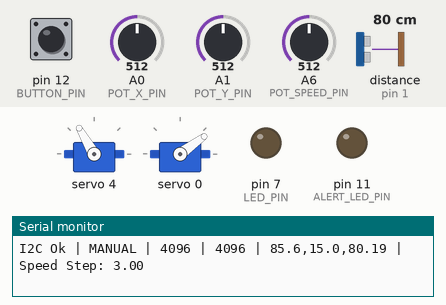
A program run on a simulated Teensy 3. Parts: 2 × servo, output pins drawn as LEDs (lit = HIGH), the last lines printed to the serial monitor. Wiring (inferred from the names in the program): ultrasonic range finder: trigger pin 3; echo pin 1. The test bench sets the inputs (shaded band); at power-on: pin 12 (BUTTON_PIN) HIGH, distance to the obstacle (sensor on pin 1) 80 cm, A0 (POT_X_PIN) = 512, A1 (POT_Y_PIN) = 512, A6 (POT_SPEED_PIN) = 512 (analog values on the 0–1023 scale). The echo pulse lasts 58.3 µs per cm; pins used as bus, display or sensor lines are not drawn.

Above: at 1.2 s.
1.3 s: pin 12 (BUTTON_PIN) pulled LOW for 0.15 s
At 1.46 s:
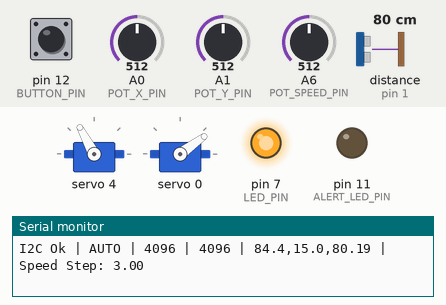
4.3 s: distance to the obstacle (sensor on pin 1) set to 250 cm
7.3 s: A0 (POT_X_PIN) set to 117
10.3 s: A1 (POT_Y_PIN) set to 716
At 11.55 s:
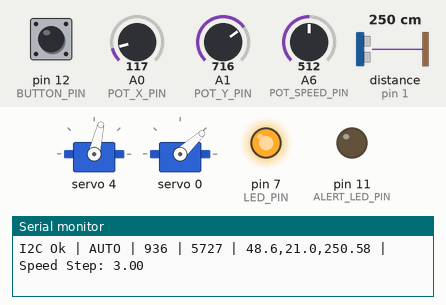
13.3 s: pin 12 (BUTTON_PIN) pulled LOW for 1 s
At 15.2 s:
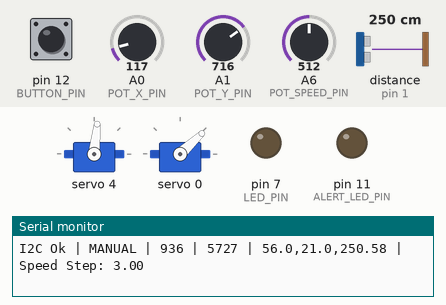
16.3 s: A0 (POT_X_PIN) set to 30
At 17.1 s:
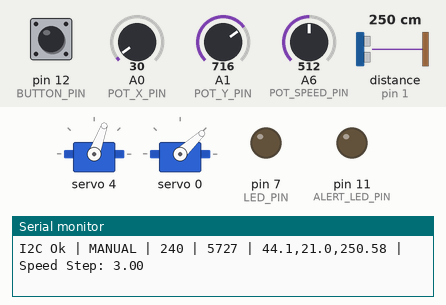
Timing chart, 0 to 19.1 s (numbered marks = the images above; inputs shaded):
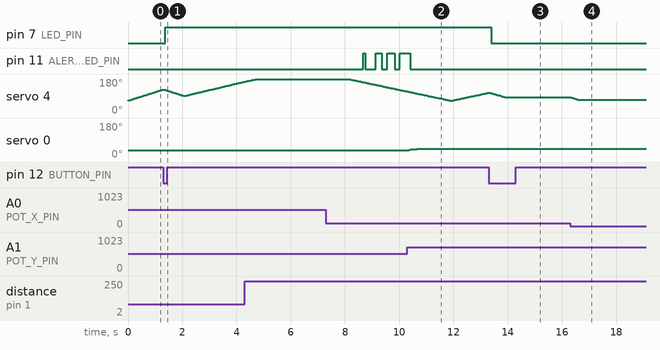

The program:

main.cpp
```cpp
/* libraries */
#include <Arduino.h>
#include <Wire.h>
#include <Adafruit_PWMServoDriver.h>
#include <algorithm> // std::min
#include <cstring>   // std::strcmp
#include <cmath>     // fabsf, round

/* constants */
// PWM for servos
constexpr uint16_t SERVO_MIN_PULSE = 150;
constexpr uint16_t SERVO_MAX_PULSE = 600;

// angle limits
constexpr double LIMIT_X_MIN_ANGLE = 40.0;
constexpr double LIMIT_X_MAX_ANGLE = 180.0;
constexpr double LIMIT_Y_MIN_ANGLE = 0.0;
constexpr double LIMIT_Y_MAX_ANGLE = 30.0;

// PCA9685 channels
constexpr uint8_t SERVO_X_CHANNEL = 4;
constexpr uint8_t SERVO_Y_CHANNEL = 0;

// pins
constexpr uint8_t LED_PIN = 7;
constexpr uint8_t ALERT_LED_PIN = 11; // object-detected indicator
constexpr uint8_t BUTTON_PIN = 12;
constexpr uint8_t TRIG_PIN = 3;
constexpr uint8_t ECHO_PIN = 1;
constexpr uint8_t POT_X_PIN = 14;
constexpr uint8_t POT_Y_PIN = 15;
constexpr uint8_t POT_SPEED_PIN = 20;

// button logic levels
constexpr int NOT_PRESSED = HIGH;
constexpr int PRESSED = LOW;

// EMA filter & distance timing
constexpr float FILTER_WEIGHT = 0.30f;
constexpr unsigned long DISTANCE_INTERVAL = 60UL; // ms

// Teensy 13-bit ADC full scale (0–8191)
constexpr float ADC_FULL_SCALE = 8191.0f;

// speed step range
constexpr float MAX_STEP_MIN = 1.0f;
constexpr float MAX_STEP_MAX = 5.0f;

// HC-SR04
constexpr unsigned long ECHO_TIMEOUT_US = 30000UL;
constexpr float NO_ECHO_SENTINEL = -1.0f;

// fixed environment values for speed-of-sound
constexpr float DEFAULT_TEMPERATURE_C = 20.0f;
constexpr float DEFAULT_HUMIDITY_RH = 50.0f;

// ─────────────────────────────────────────────────────────────────────────────
//  CHANGE-DETECTION GRID
//
//  Each (pan, tilt) angle pair is rounded to the nearest 1.0° and used as
//  the grid key.  The grid stores one float distance per cell.  When a new
//  valid reading arrives at a cell that already has a baseline:
//    • if |new − stored| ≥ CHANGE_THRESHOLD_CM  → alert LED turns on
//    • otherwise the alert LED turns off immediately
//    • the stored value is always updated to the latest reading
//
//  Angle rounding is ONLY used for the grid lookup.  The servo pulse writes
//  always use full-precision floats so motion quality is unaffected.
// ─────────────────────────────────────────────────────────────────────────────

// Distance change required to trigger the alert (cm)
constexpr float CHANGE_THRESHOLD_CM = 25.0f;

// Angular resolution of each grid cell (degrees).
constexpr float CELL_DEG = 1.0f;

// Grid dimensions derived from angle ranges and cell size
constexpr int GRID_X = static_cast<int>((LIMIT_X_MAX_ANGLE - LIMIT_X_MIN_ANGLE) / CELL_DEG) + 1;
constexpr int GRID_Y = static_cast<int>((LIMIT_Y_MAX_ANGLE - LIMIT_Y_MIN_ANGLE) / CELL_DEG) + 1;

// Sentinel meaning "no reading stored yet for this cell"
constexpr float CELL_EMPTY = -1.0f;

// ─────────────────────────────────────────────────────────────────────────────
//  MUTABLE RUNTIME STATE
// ─────────────────────────────────────────────────────────────────────────────
struct State
{
    // Potentiometer raw & filtered values
    int raw_pot_x{0};
    int raw_pot_y{0};
    float filtered_pot_x{4096.0f};
    float filtered_pot_y{4096.0f};
    float filtered_pot_speed{4096.0f};

    // Servo pulse positions (float for sub-step smoothing)
    float current_pulse_x{0.0f};
    float current_pulse_y{0.0f};

    // Target angles — kept for telemetry only, not used for grid lookup
    double current_angle_x{40.0};
    double current_angle_y{15.0};

    // Derived speed step
    float max_step{MAX_STEP_MIN};

    // Button
    int button_state{NOT_PRESSED};
    int prev_button_state{NOT_PRESSED};

    // Auto-pan state
    bool auto_pan_active{false};
    double auto_pan_angle{LIMIT_X_MIN_ANGLE};
    int auto_pan_direction{1};
    double auto_pan_step_deg{1.5};

    // Distance (cm); NO_ECHO_SENTINEL when no valid echo
    float global_distance{NO_ECHO_SENTINEL};

    // Timing
    unsigned long last_distance_time{0UL};

    // ── Change-detection grid ───────────────────────────────────────────────
    float cell_dist[GRID_Y][GRID_X];

    State()
    {
        for (int j = 0; j < GRID_Y; ++j)
            for (int i = 0; i < GRID_X; ++i)
                cell_dist[j][i] = CELL_EMPTY;
    }
};

// ─────────────────────────────────────────────────────────────────────────────
//  GLOBALS
// ─────────────────────────────────────────────────────────────────────────────
static Adafruit_PWMServoDriver pwm;
static State g;

// ─────────────────────────────────────────────────────────────────────────────
//  FORWARD DECLARATIONS
// ─────────────────────────────────────────────────────────────────────────────
static double angleToPulse(double angle);
static double pulseToAngle(float pulse);
static void servo_function(State &s);
static void servo_auto_pan(State &s);
static float read_distance();
static void update_inputs_and_filters(State &s);
static void print_system_status(const State &s, const char *mode);
static bool i2c_check();
static void update_change_detection(State &s, float dist_cm);

// ─────────────────────────────────────────────────────────────────────────────
//  setup()
// ─────────────────────────────────────────────────────────────────────────────
void setup()
{
    Serial.begin(9600);

    pinMode(LED_PIN, OUTPUT);
    pinMode(ALERT_LED_PIN, OUTPUT);
    pinMode(BUTTON_PIN, INPUT_PULLUP);
    pinMode(TRIG_PIN, OUTPUT);
    pinMode(ECHO_PIN, INPUT);
    pinMode(POT_X_PIN, INPUT);
    pinMode(POT_Y_PIN, INPUT);
    pinMode(POT_SPEED_PIN, INPUT);

    analogReadResolution(13); // 0–8191

    Wire.begin();
    pwm.begin();
    pwm.setPWMFreq(50);

    constexpr float START_ANGLE_X = 40.0f;
    constexpr float START_ANGLE_Y = 15.0f;

    g.current_pulse_x = static_cast<float>(angleToPulse(START_ANGLE_X));
    g.current_pulse_y = static_cast<float>(angleToPulse(START_ANGLE_Y));

    pwm.setPWM(SERVO_X_CHANNEL, 0, static_cast<uint16_t>(g.current_pulse_x));
    pwm.setPWM(SERVO_Y_CHANNEL, 0, static_cast<uint16_t>(g.current_pulse_y));

    delay(1);
}

// ─────────────────────────────────────────────────────────────────────────────
//  loop()
// ─────────────────────────────────────────────────────────────────────────────
void loop()
{
    const bool device_found = i2c_check();

    Serial.print("I2C ");
    Serial.print(device_found ? "Ok | " : "Fail | ");

    g.button_state = digitalRead(BUTTON_PIN);

    // Toggle auto-pan on rising edge
    if (g.button_state == PRESSED && g.prev_button_state == NOT_PRESSED)
    {
        g.auto_pan_active = !g.auto_pan_active;
        if (g.auto_pan_active)
        {
            g.auto_pan_angle = LIMIT_X_MIN_ANGLE;
            g.auto_pan_direction = 1;
        }
        delay(50); // debounce
    }

    update_inputs_and_filters(g);

    // Non-blocking distance sample
    if (millis() - g.last_distance_time >= DISTANCE_INTERVAL)
    {
        g.global_distance = read_distance();
        g.last_distance_time = millis();

        if (g.global_distance > 0.0f)
            update_change_detection(g, g.global_distance);
    }

    if (g.auto_pan_active)
    {
        servo_auto_pan(g);
        print_system_status(g, "AUTO");
        digitalWrite(LED_PIN, HIGH);
    }
    else
    {
        servo_function(g);
        print_system_status(g, "MANUAL");
        digitalWrite(LED_PIN, LOW);
    }

    g.prev_button_state = g.button_state;
}

// ─────────────────────────────────────────────────────────────────────────────
//  CHANGE DETECTION
//
//  1. Back-derive the actual current angle from the servo pulse width.
//  2. Round both axes to the nearest CELL_DEG → grid cell key.
//  3. First visit to a cell: store baseline, LED off, no alert.
//  4. Subsequent visits: LED on if |new − stored| ≥ CHANGE_THRESHOLD_CM,
//     off otherwise.  Always update stored value.
// ─────────────────────────────────────────────────────────────────────────────
static void update_change_detection(State &s, float dist_cm)
{
    const double raw_pan_deg = pulseToAngle(s.current_pulse_x);
    const double raw_tilt_deg = pulseToAngle(s.current_pulse_y);

    const double pan_deg = round(raw_pan_deg);
    const double tilt_deg = round(raw_tilt_deg);

    int ix = static_cast<int>((pan_deg - LIMIT_X_MIN_ANGLE) / CELL_DEG);
    int iy = static_cast<int>((tilt_deg - LIMIT_Y_MIN_ANGLE) / CELL_DEG);

    ix = constrain(ix, 0, GRID_X - 1);
    iy = constrain(iy, 0, GRID_Y - 1);

    float &stored = s.cell_dist[iy][ix];

    if (stored == CELL_EMPTY)
    {
        stored = dist_cm;
        digitalWrite(ALERT_LED_PIN, LOW);
        return;
    }

    const float delta = fabsf(stored - dist_cm);
    digitalWrite(ALERT_LED_PIN, delta >= CHANGE_THRESHOLD_CM ? HIGH : LOW);

    stored = dist_cm;
}

// ─────────────────────────────────────────────────────────────────────────────
//  HELPER: angle → PCA9685 pulse-width count
// ─────────────────────────────────────────────────────────────────────────────
static double angleToPulse(double angle)
{
    return SERVO_MIN_PULSE +
           (angle / 180.0) * static_cast<double>(SERVO_MAX_PULSE - SERVO_MIN_PULSE);
}

// ─────────────────────────────────────────────────────────────────────────────
//  HELPER: PCA9685 pulse-width count → angle (exact inverse of angleToPulse)
// ─────────────────────────────────────────────────────────────────────────────
static double pulseToAngle(float pulse)
{
    return (static_cast<double>(pulse) - SERVO_MIN_PULSE) /
           static_cast<double>(SERVO_MAX_PULSE - SERVO_MIN_PULSE) * 180.0;
}

// ─────────────────────────────────────────────────────────────────────────────
//  SERVO MOTION — potentiometer-controlled
// ─────────────────────────────────────────────────────────────────────────────
static void servo_function(State &s)
{
    const double target_angle_x =
        LIMIT_X_MIN_ANGLE +
        (s.filtered_pot_x / ADC_FULL_SCALE) * (LIMIT_X_MAX_ANGLE - LIMIT_X_MIN_ANGLE);

    const double target_angle_y =
        LIMIT_Y_MIN_ANGLE +
        (s.filtered_pot_y / ADC_FULL_SCALE) * (LIMIT_Y_MAX_ANGLE - LIMIT_Y_MIN_ANGLE);

    const double target_pulse_x = angleToPulse(target_angle_x);
    const double target_pulse_y = angleToPulse(target_angle_y);

    if (s.current_pulse_x < target_pulse_x)
        s.current_pulse_x += std::min<float>(s.max_step, target_pulse_x - s.current_pulse_x);
    else if (s.current_pulse_x > target_pulse_x)
        s.current_pulse_x -= std::min<float>(s.max_step, s.current_pulse_x - target_pulse_x);

    if (s.current_pulse_y < target_pulse_y)
        s.current_pulse_y += std::min<float>(s.max_step, target_pulse_y - s.current_pulse_y);
    else if (s.current_pulse_y > target_pulse_y)
        s.current_pulse_y -= std::min<float>(s.max_step, s.current_pulse_y - target_pulse_y);

    s.current_angle_x = target_angle_x;
    s.current_angle_y = target_angle_y;

    pwm.setPWM(SERVO_X_CHANNEL, 0, static_cast<uint16_t>(s.current_pulse_x));
    pwm.setPWM(SERVO_Y_CHANNEL, 0, static_cast<uint16_t>(s.current_pulse_y));

    delay(15);
}

// ─────────────────────────────────────────────────────────────────────────────
//  SERVO MOTION — auto-pan sweep
// ─────────────────────────────────────────────────────────────────────────────
static void servo_auto_pan(State &s)
{
    const double step = s.auto_pan_step_deg * (s.max_step / MAX_STEP_MAX);

    s.auto_pan_angle += s.auto_pan_direction * step;
    if (s.auto_pan_angle >= LIMIT_X_MAX_ANGLE)
    {
        s.auto_pan_angle = LIMIT_X_MAX_ANGLE;
        s.auto_pan_direction = -1;
    }
    else if (s.auto_pan_angle <= LIMIT_X_MIN_ANGLE)
    {
        s.auto_pan_angle = LIMIT_X_MIN_ANGLE;
        s.auto_pan_direction = 1;
    }

    const double target_angle_y =
        LIMIT_Y_MIN_ANGLE +
        (s.filtered_pot_y / ADC_FULL_SCALE) * (LIMIT_Y_MAX_ANGLE - LIMIT_Y_MIN_ANGLE);

    const double target_pulse_x = angleToPulse(s.auto_pan_angle);
    const double target_pulse_y = angleToPulse(target_angle_y);

    if (s.current_pulse_x < target_pulse_x)
        s.current_pulse_x += std::min<float>(s.max_step, target_pulse_x - s.current_pulse_x);
    else if (s.current_pulse_x > target_pulse_x)
        s.current_pulse_x -= std::min<float>(s.max_step, s.current_pulse_x - target_pulse_x);

    if (s.current_pulse_y < target_pulse_y)
        s.current_pulse_y += std::min<float>(s.max_step, target_pulse_y - s.current_pulse_y);
    else if (s.current_pulse_y > target_pulse_y)
        s.current_pulse_y -= std::min<float>(s.max_step, s.current_pulse_y - target_pulse_y);

    s.current_angle_x = s.auto_pan_angle;
    s.current_angle_y = target_angle_y;

    pwm.setPWM(SERVO_X_CHANNEL, 0, static_cast<uint16_t>(s.current_pulse_x));
    pwm.setPWM(SERVO_Y_CHANNEL, 0, static_cast<uint16_t>(s.current_pulse_y));

    delay(15);
}

// ─────────────────────────────────────────────────────────────────────────────
//  HC-SR04 DISTANCE READING
// ─────────────────────────────────────────────────────────────────────────────
static float read_distance()
{
    digitalWrite(TRIG_PIN, LOW);
    delayMicroseconds(2);
    digitalWrite(TRIG_PIN, HIGH);
    delayMicroseconds(10);
    digitalWrite(TRIG_PIN, LOW);

    const unsigned long duration = pulseIn(ECHO_PIN, HIGH, ECHO_TIMEOUT_US);
    if (duration == 0UL)
        return NO_ECHO_SENTINEL;

    const float v_dry_ms = 331.3f * sqrtf(1.0f + DEFAULT_TEMPERATURE_C / 273.15f);
    const float p_sat_hpa = 6.1078f *
                            powf(10.0f, (7.5f * DEFAULT_TEMPERATURE_C) /
                                            (237.3f + DEFAULT_TEMPERATURE_C));
    const float x_w = (DEFAULT_HUMIDITY_RH / 100.0f) * (p_sat_hpa / 1013.25f);
    const float v_cms_us = v_dry_ms * (1.0f + 0.16f * x_w) / 10000.0f;

    return (static_cast<float>(duration) * v_cms_us) / 2.0f;
}

// ─────────────────────────────────────────────────────────────────────────────
//  POTENTIOMETER READ + EMA FILTER
// ─────────────────────────────────────────────────────────────────────────────
static void update_inputs_and_filters(State &s)
{
    s.raw_pot_x = analogRead(POT_X_PIN);
    s.raw_pot_y = analogRead(POT_Y_PIN);
    const int raw_pot_speed = analogRead(POT_SPEED_PIN);

    constexpr float INV_WEIGHT = 1.0f - FILTER_WEIGHT;

    s.filtered_pot_x = (s.filtered_pot_x * INV_WEIGHT) +
                       (static_cast<float>(s.raw_pot_x) * FILTER_WEIGHT);
    s.filtered_pot_y = (s.filtered_pot_y * INV_WEIGHT) +
                       (static_cast<float>(s.raw_pot_y) * FILTER_WEIGHT);
    s.filtered_pot_speed = (s.filtered_pot_speed * INV_WEIGHT) +
                           (static_cast<float>(raw_pot_speed) * FILTER_WEIGHT);

    s.max_step = MAX_STEP_MIN +
                 (s.filtered_pot_speed / ADC_FULL_SCALE) * (MAX_STEP_MAX - MAX_STEP_MIN);
}

// ─────────────────────────────────────────────────────────────────────────────
//  TELEMETRY OUTPUT
// ─────────────────────────────────────────────────────────────────────────────
static void print_system_status(const State &s, const char *mode)
{
    const double pan_deg = round(pulseToAngle(s.current_pulse_x) * 10.0) / 10.0;
    const double tilt_deg = round(pulseToAngle(s.current_pulse_y) * 10.0) / 10.0;

    Serial.print(mode);
    Serial.print(" | ");
    Serial.print(static_cast<int>(s.filtered_pot_x));
    Serial.print(" | ");
    Serial.print(static_cast<int>(s.filtered_pot_y));
    Serial.print(" | ");
    Serial.print(pan_deg, 1);
    Serial.print(",");
    Serial.print(tilt_deg, 1);
    Serial.print(",");
    Serial.print(s.global_distance, 2);
    Serial.print(" | Speed Step: ");
    Serial.println(s.max_step, 2);
}

// ─────────────────────────────────────────────────────────────────────────────
//  I2C BUS SCAN
// ─────────────────────────────────────────────────────────────────────────────
static bool i2c_check()
{
    bool device_found = false;
    for (byte address = 1; address < 127; ++address)
    {
        Wire.beginTransmission(address);
        if (Wire.endTransmission() == 0)
            device_found = true;
    }
    return device_found;
}
```

Measured:
- after the input at 1.3 s, pin 7 (LED_PIN): LOW → HIGH after 0.07 s
- after the input at 10.3 s, pin 11 (ALERT_LED_PIN): goes on until 10.4 s, then stays LOW; servo 0: 36° → 41° at once, → 42° 0.18 s later, → 43° 0.13 s later
- after the input at 13.3 s, pin 7 (LED_PIN): HIGH → LOW after 0.09 s
- after the input at 16.3 s, servo 4: moves from 84° to 70° over 0.34 s, starting at once
